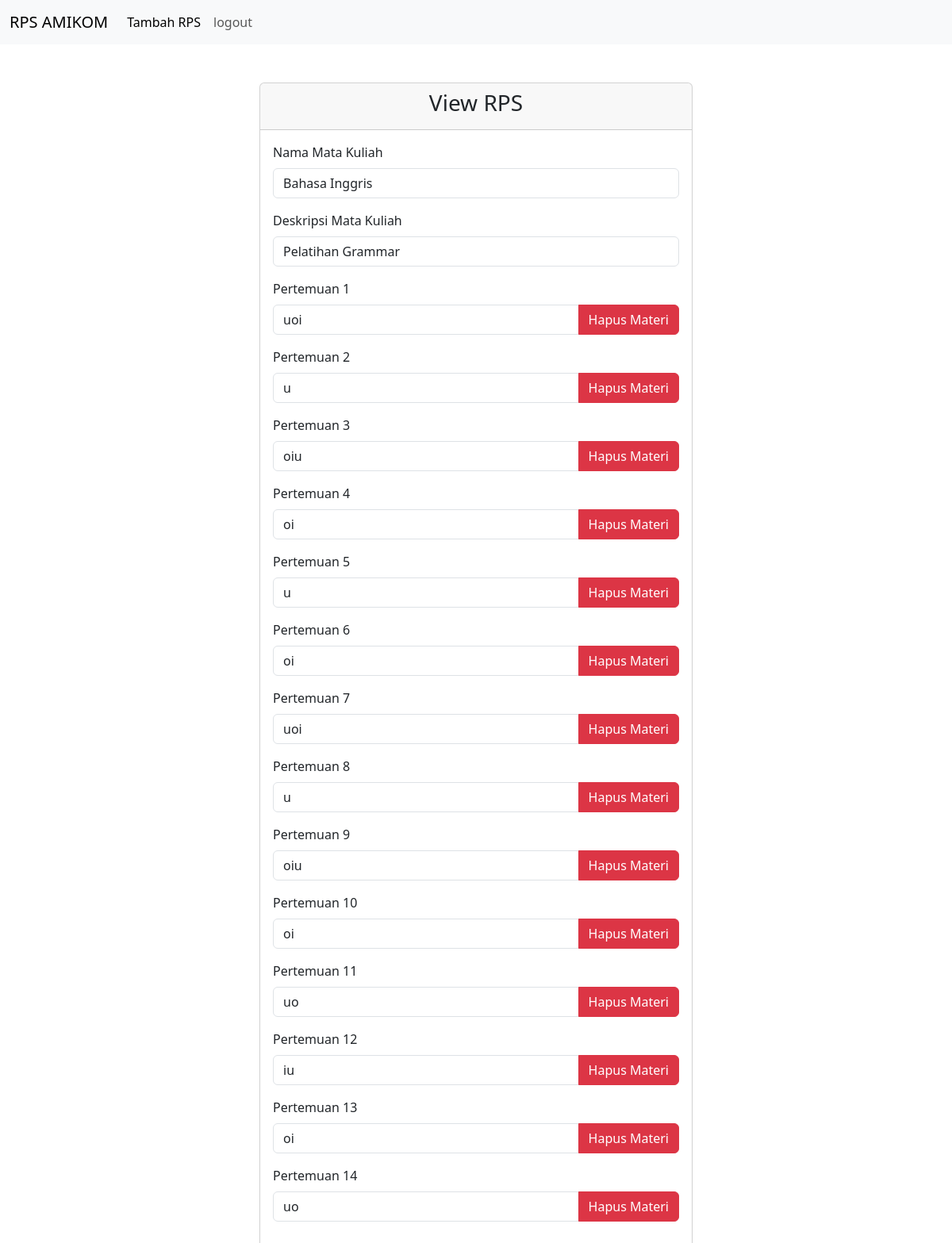
Screenshot of /pages/view_rps.php?id_rps=4 with the database file from the repository.
### tables this page shows
CREATE TABLE `rps` (
  `id_rps` int(11) NOT NULL,
  `nama_mata_kuliah` varchar(255) DEFAULT NULL,
  `deskripsi_mata_kuliah` text DEFAULT NULL,
  `pertemuan_1` text DEFAULT NULL,
  `pertemuan_2` text DEFAULT NULL,
  `pertemuan_3` text DEFAULT NULL,
  `pertemuan_4` text DEFAULT NULL,
  `pertemuan_5` text DEFAULT NULL,
  `pertemuan_6` text DEFAULT NULL,
  `pertemuan_7` text DEFAULT NULL,
  `pertemuan_8` text DEFAULT NULL,
  `pertemuan_9` text DEFAULT NULL,
  `pertemuan_10` text DEFAULT NULL,
  `pertemuan_11` text DEFAULT NULL,
  `pertemuan_12` text DEFAULT NULL,
  `pertemuan_13` text DEFAULT NULL,
  `pertemuan_14` text DEFAULT NULL
);

### pages/view_rps.php (the view, shortened to what this page needs)
<!DOCTYPE html>
<html lang="en">
<head>
    <link href="https://cdn.jsdelivr.net/npm/bootstrap@5.3.0/dist/css/bootstrap.min.css" rel="stylesheet">
</head>
<body>
<nav class="navbar navbar-expand-lg bg-body-tertiary">
    <div class="container-fluid">
        <a class="navbar-brand" href="#">RPS AMIKOM</a>
        <div class="collapse navbar-collapse" id="navbarNav">
        <ul class="navbar-nav">
            <li class="nav-item">
            <a class="nav-link active" aria-current="page" href="add_rps.php">Tambah RPS</a>
            </li>
            <li class="nav-item">
            <a class="nav-link" href="../index.php">logout</a>
            </li>
        </ul>
        </div>
    </div>
    </nav>
<?php
include("../config/config.php");
if (isset($_GET['id_rps'])) {
    $id_rps = $_GET['id_rps'];
    $sql = "SELECT * FROM rps WHERE id_rps = $id_rps";
    $query = mysqli_query($sambung, $sql);
    if (mysqli_num_rows($query) > 0) {
        $rps = mysqli_fetch_assoc($query);
?>
    <div class="container mt-5">
        <div class="row justify-content-center">
            <div class="col-md-6">
                <div class="card">
                    <div class="card-header text-center">
                        <h3>View RPS</h3>
                    </div>
                    <div class="card-body">
                        <form action="../process/process_edit_rps.php" method="POST">
                            <div class="mb-3">
                                <label for="exampleInputEmail1" class="form-label">Nama Mata Kuliah</label>
                                <input type="text" class="form-control" name="nama_mata_kuliah" value="<?php echo $rps['nama_mata_kuliah'] ?>">
                            </div>
                            <div class="mb-3">
                                <label for="exampleInputPassword1" class="form-label">Deskripsi Mata Kuliah</label>
                                <input type="text" class="form-control" name="deskripsi_mata_kuliah" value="<?php echo $rps['deskripsi_mata_kuliah'] ?>">
                            </div>
                            <?php
                            for ($i = 1; $i <= 14; $i++) {
                                $pertemuan = "pertemuan_" . $i;
                            ?>
                                <div class="mb-3">
                                    <label for="<?php echo $pertemuan ?>" class="form-label">Pertemuan <?php echo $i ?></label>
                                    <div class="input-group">
                                        <input type="text" class="form-control" name="<?php echo $pertemuan ?>" value="<?php echo $rps[$pertemuan] ?>">
                                        <button type="button" class="btn btn-danger" onclick="setToNull('<?php echo $pertemuan ?>')">Hapus Materi</button>
                                    </div>
                                </div>
                            <?php } ?>
                        </form>
                    </div>
                </div>
            </div>
        </div>
    </div>
<?php
    } else {
        echo "<p>Data tidak ditemukan.</p>";
    }
} else {
    echo "<p>ID RPS tidak disertakan.</p>";
}
?>
</body>
</html>

### rows the page displays
rps: nama_mata_kuliah "Bahasa Inggris", deskripsi_mata_kuliah "Pelatihan Grammar", pertemuan_1 "uoi", pertemuan_2 "u", pertemuan_3 "oiu", pertemuan_4 "oi", pertemuan_5 "u", pertemuan_6 "oi", pertemuan_7 "uoi", pertemuan_8 "u", pertemuan_9 "oiu", pertemuan_10 "oi", pertemuan_11 "uo", pertemuan_12 "iu", pertemuan_13 "oi", pertemuan_14 "uo"
